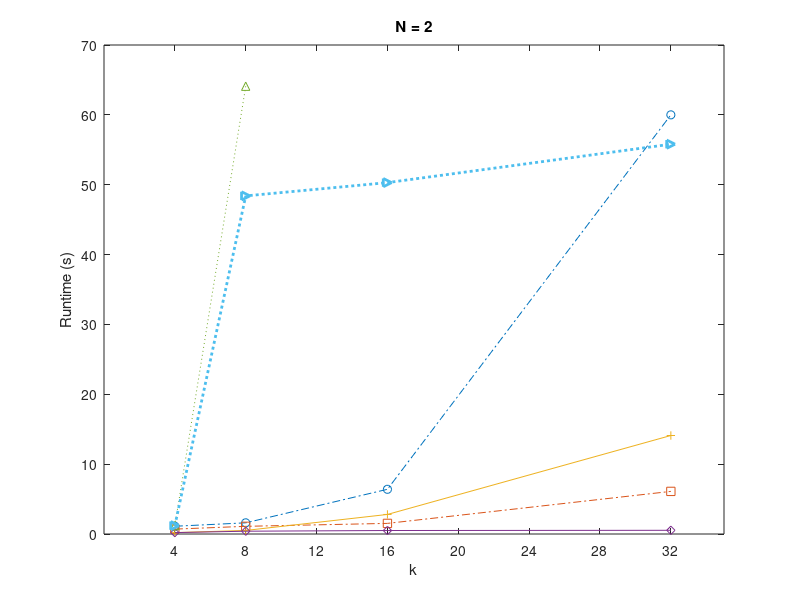
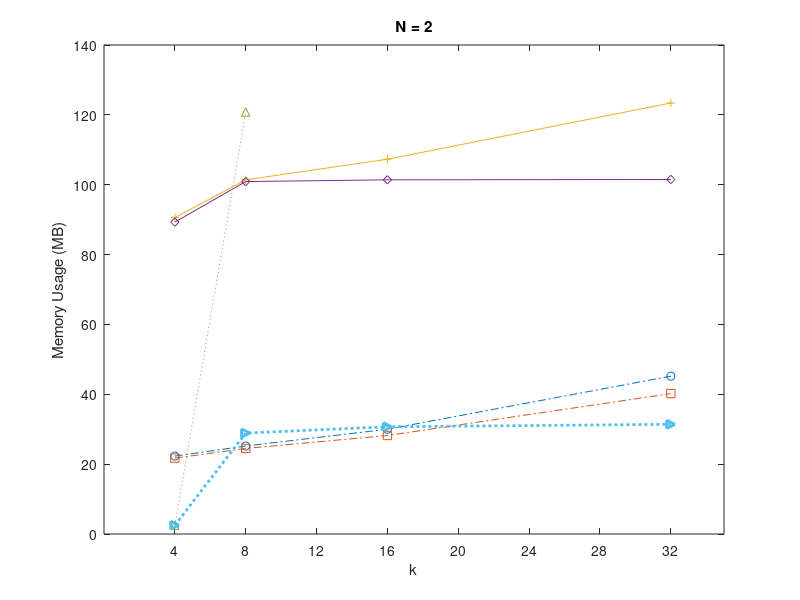

Here is the MATLAB script that generated these plots, in order:

%time_safe8 = [1.6 1.1 8.3 6.9 76.1 40.1 344.8 288.8];
time_safe2 = [1.11 1.6 6.4 60];
time_unsafe2 = [ 0.7 1.1 1.52 6.1];
hycomp_time_safe2 = [0.2 0.51 2.8 14.1];
hycomp_time_unsafe2 = [ 0.2 0.4 0.5 0.53];
dreach_time_safe2 = [1.2 64.1];
dreach_time_unsafe2 = [ 1.2 48.4 50.3 55.8];
%%%%%
mem_safe2 = [22.3 25.2 30 45.2];
mem_unsafe2 = [21.73 24.5 28.2 40.2];
hycomp_mem_safe2 = [90.6 101.4 107.3 123.4];
hycomp_mem_unsafe2 = [89.3 100.9 101.4 101.5];
dreach_mem_safe2 = [2.5 120.8];
dreach_mem_unsafe2 = [ 2.5 28.9 30.7 31.4];
%%%%%

N = [ 4 8 16 32 ];
N_2 = [ 4 8]; 
N_3 = [ 4 8 16];
% plot runtime at k <= 8
figure
%plot(time_safe2, N, 'LineWidth',1.3); 
%plot(N,time_safe2,'-.ro',N,time_unsafe2,'-.b','LineWidth',2);
plot(N,time_safe2,'-.o',N,time_unsafe2,'-.s',N,hycomp_time_safe2,'-+',N,hycomp_time_unsafe2,'-d',...
    N_2,dreach_time_safe2,':^',N,dreach_time_unsafe2,':>','LineWidth',2);
%plot(N,time_safe2,'-ro',N,time_unsafe2,'-.b','LineWidth',2);
%hold on;
%plot(N,hycomp_time_safe2,'-+g',N,hycomp_time_unsafe2,'-dy','LineWidth',2);
ax = gca;
set(ax,'XTick',[ 4 8 12 16 20 24 28 32]);
%
xlabel('k');
ylabel('Runtime (s)');
%legend('QBMC-safe','QBMC-unsafe','HyComp-safe','HyComp-unsafe','dReach-safe','dReach-unsafe','Location','northwest');
title('N = 2');
% plot memmory at k <= 8 [ 4 8 12 16 20 24 28 32]
figure
plot(N,mem_safe2,'-.o',N,mem_unsafe2,'-.s',N,hycomp_mem_safe2,'-+',N,hycomp_mem_unsafe2,'-d',...
    N_2,dreach_mem_safe2,':^',N,dreach_mem_unsafe2,':>','LineWidth',2);
ax = gca;
set(ax,'XTick',[ 4 8 12 16 20 24 28 32]);
xlabel('k');
ylabel('Memory Usage (MB)');
%legend('QBMC-safe','QBMC-unsafe','HyComp-safe','HyComp-unsafe','dReach-safe','dReach-unsafe','Location','northwest');
title('N = 2');